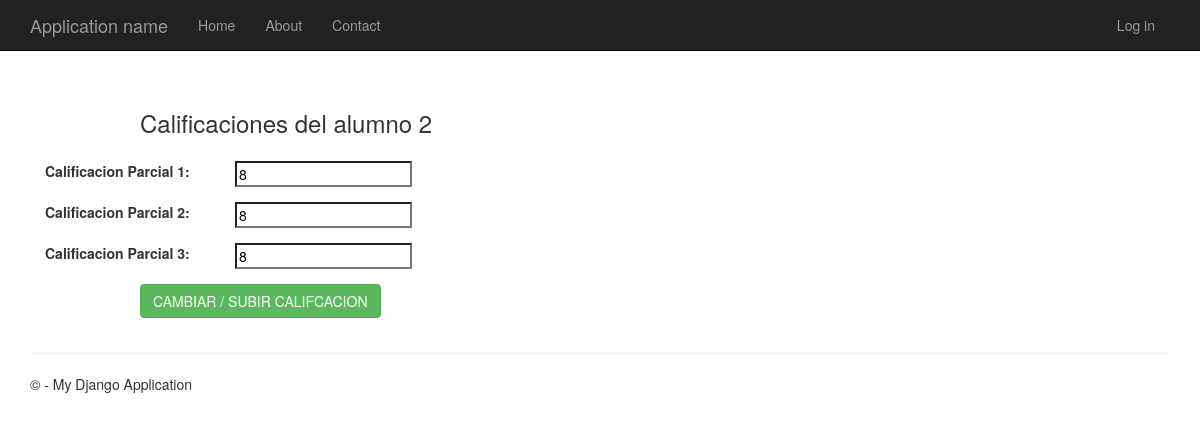
Page /edit/2 on the committed database.
### app/models.py (models this page shows)
class Historial(models.Model):
    Matricula_ID    = models.ForeignKey(Alumno, on_delete=models.CASCADE)
    Materia_ID      = models.ForeignKey(Materia, on_delete=models.CASCADE)
    Periodo_ID      = models.CharField(max_length=10,default='2020-2021')
    Semestre        = models.CharField(max_length=3)
    Calif_Parcial_1 = models.CharField(max_length=3)
    Calif_Parcial_2 = models.CharField(max_length=3)
    Calif_Parcial_3 = models.CharField(max_length=3)
    class Meta:
        db_table = "historial"

### app/views.py (the view)
# urls.py: path('edit/<int:id>', views.edit,name='edit'),
def edit(request, id):
    historial = Historial.objects.get(id=id)
    return render(request,
                  'app/edit.html',
                  {
                      'historial':historial
                      }
                  )

### app/templates/app/edit.html (shortened to what this page needs)
﻿{% extends "app/layout.html" %}
{% block content %}
<form method="POST" class="post-form" action="/update/{{historial.id}}">
    <div class="container">
    <br>
        <div class="form-group row">
            <label class="col-sm-1 col-form-label"></label>
            <div class="col-sm-4">
                <h3>Calificaciones del alumno {{ historial.id }}</h3>
            </div>
        </div>
        <div class="form-group row">
        <label class="col-sm-2 col-form-label" for="id_Calif_Parcial_3">Calificacion Parcial 1:</label>
            <div class="col-sm-4">
                <input type="text" name="Calif_Parcial_1"  required id="id_Calif_Parcial_1" maxlength="3" value="{{ historial.Calif_Parcial_1  }}"/>
            </div>
        </div>
        <div class="form-group row">
        <label class="col-sm-2 col-form-label" for="id_Calif_Parcial_2">Calificacion Parcial 2:</label>
            <div class="col-sm-4">
                <input type="text" name="Calif_Parcial_2"  required id="id_Calif_Parcial_2" maxlength="3" value="{{ historial.Calif_Parcial_2  }}"/>
            </div>
        </div>
        <div class="form-group row">
        <label class="col-sm-2 col-form-label" for="id_Calif_Parcial_3">Calificacion Parcial 3:</label>
            <div class="col-sm-4">
                <input type="text" name="Calif_Parcial_3"  required id="id_Calif_Parcial_3" maxlength="3" value="{{ historial.Calif_Parcial_3  }}"/>
            </div>
        </div>
        <div class="form-group row">
            <label class="col-sm-1 col-form-label"></label>
            <div class="col-sm-4">
                <button type="submit"
                        class="btn btn-success">
                        CAMBIAR / SUBIR CALIFCACION
                </button>
            </div>
        </div>
    </div>
</form>
{% endblock %}

### app/static/app/content/site.css (style rules this page uses)
body { padding-top: 50px; padding-bottom: 20px; }
input, select, textarea { max-width: 280px; }

### rows in the picture
Historial: id "2", Calif_Parcial_1 "8", Calif_Parcial_2 "8", Calif_Parcial_3 "8"
